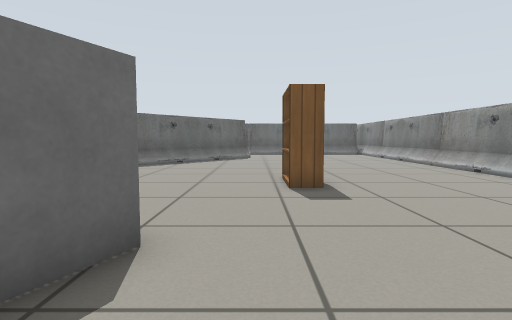
[1] (above)

17 first-person views from a walk through a Gazebo world. The camera is 0.58 m above the floor, tilts 4° down and sees 80° across. Floor lines are 1 m apart. The floor is counted in squares, 0.5 m on a side. Each view is taken from the middle of a square. On the plan, view 1 faces up. The plan holds only what a view shows up to about 13 squares ahead; the rest is blank. Robots are left out. Gazebo's built-in surfaces are drawn with simple patterns.

[2]
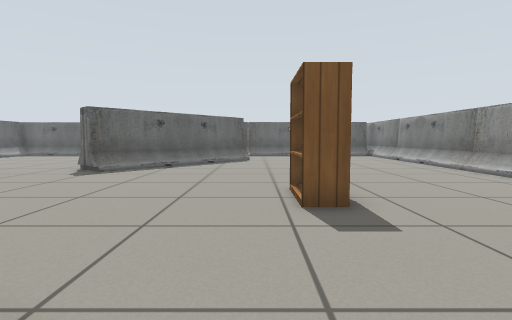

[3]
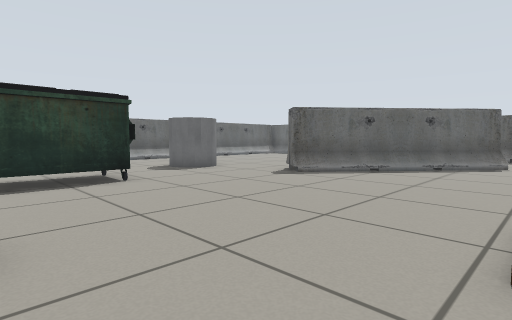

[4]
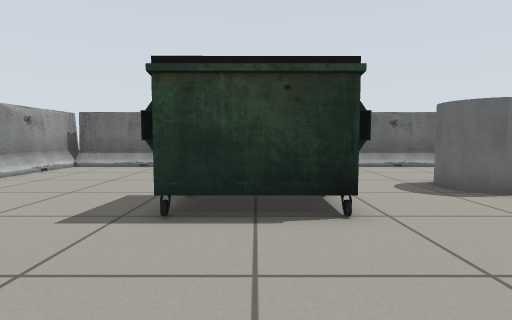

[5]
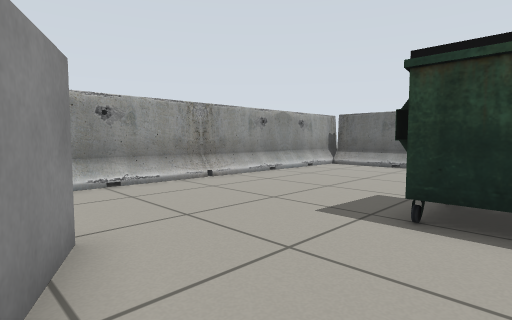

[6]
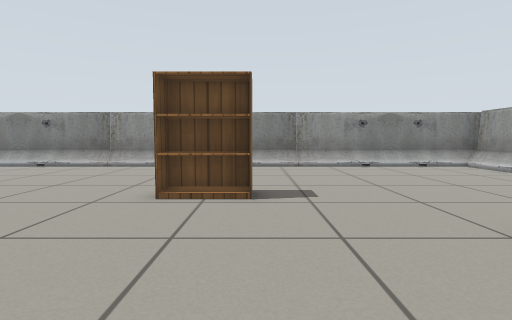

[7]
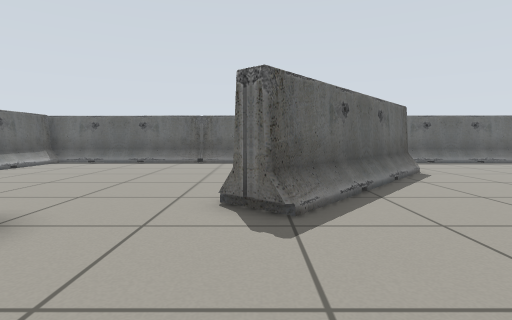

[8]
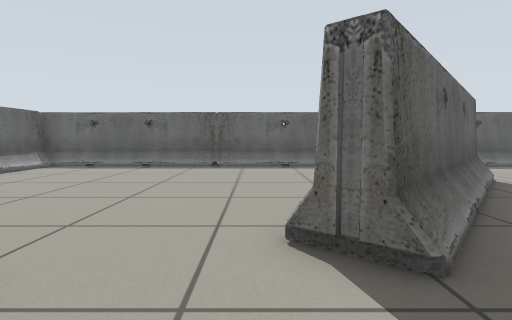

[9]
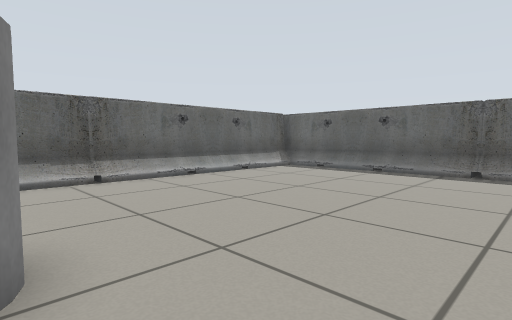

[10]
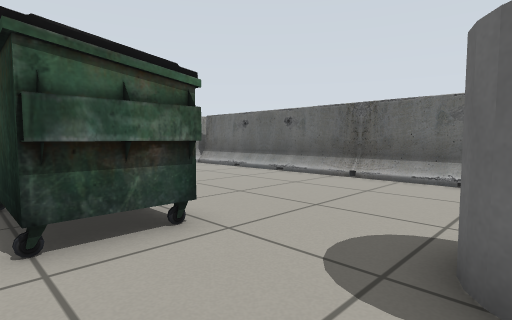

[11]
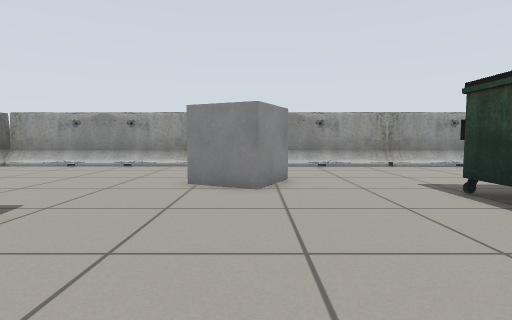

[12]
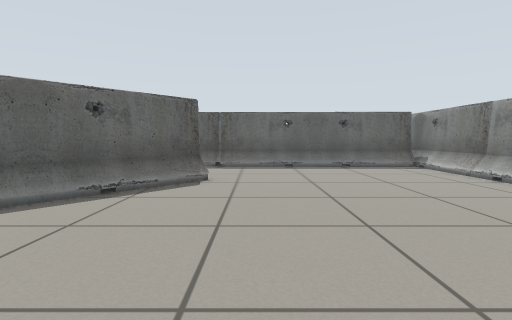

[13]
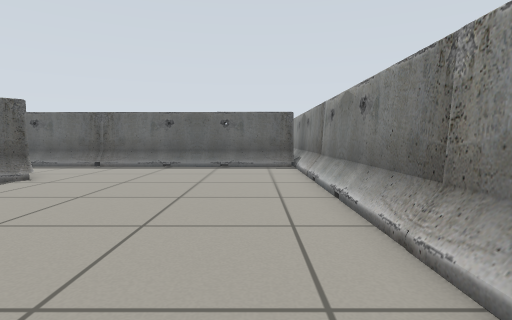

[14]
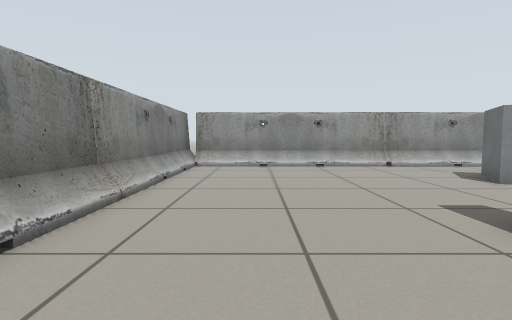

[15]
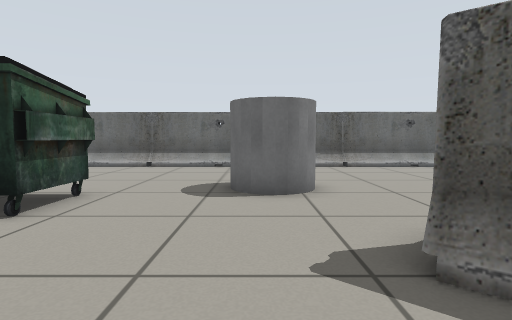

[16]
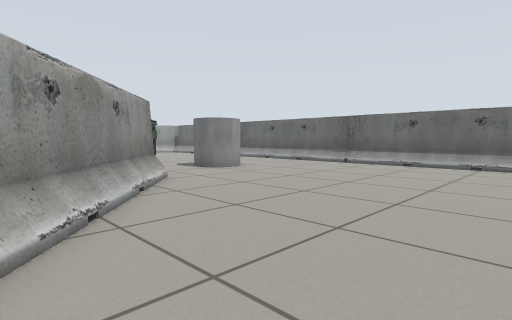

[17]
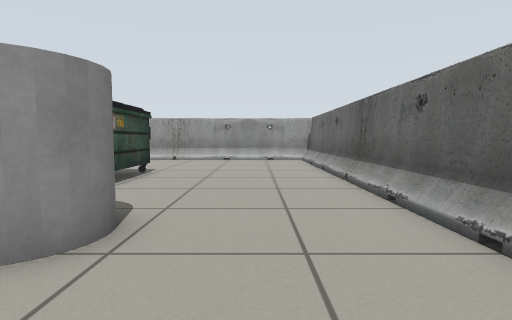

### Floor plan
Key: @ floor where view 1 was taken; . floor; B barrier; K bookshelf; G grey box; C grey cylinder; U dumpster.
Columns run from 16 left of view 1 to 8 right of it. Each row starts with its distance up from view 1.
 24        B
 23 BBBBBBBBBBBBBBBBBBBBBBBBB
 22 B.......................B
 21 B.......................B
 20 B.......................B
 19 B.............BB........B
 18 B............BBB........B
 17 B............BB.........B
 16 B...........BB..........B
 15 B..........BB...........B
 14 B.........BBB...........B
 13 B.........BB............B
 12 B....CCC................B
 11 B....CC.................B
 10 B.......................B
  9 B................K......B
  8 B................K......B
  7 B......UU........K......B
  6 B......UU...............B
  5 B......UU...............B
  4 B............G..........B
  3 B...........GGGG........B
  2 B............ G.........B
  1 B.......................B
  0 B...............@.......B
 -1 B.......................B
 -2 BBBBBBBBBBBBBBBBBBBBBBBBB
 -3                         B

Where each view was taken, in squares from view 1:
view 1: 0 up, 0 right, facing up
view 2: 2 up, 0 right, facing up
view 3: 4 up, 1 right, facing up-left
view 4: 6 up, 3 left, facing left
view 5: 6 up, 3 left, facing down-left
view 6: 7 up, 5 left, facing right
view 7: 8 up, 6 left, facing up
view 8: 10 up, 7 left, facing up
view 9: 12 up, 7 left, facing up-left
view 10: 11 up, 7 left, facing down-left
view 11: 11 up, 3 left, facing down
view 12: 10 up, 1 right, facing up
view 13: 10 up, 6 right, facing up
view 14: 11 up, 5 right, facing down
view 15: 11 up, 3 left, facing left
view 16: 22 up, 2 left, facing down-left
view 17: 15 up, 13 left, facing down
